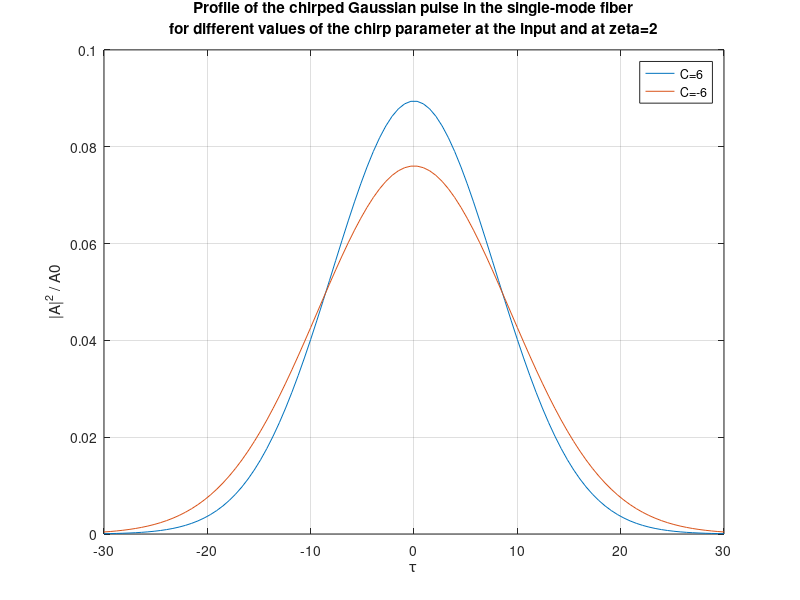
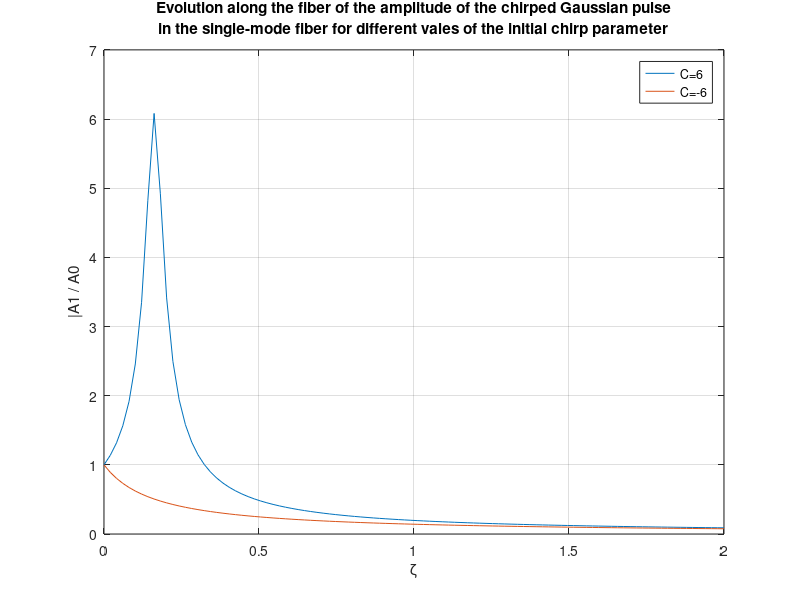
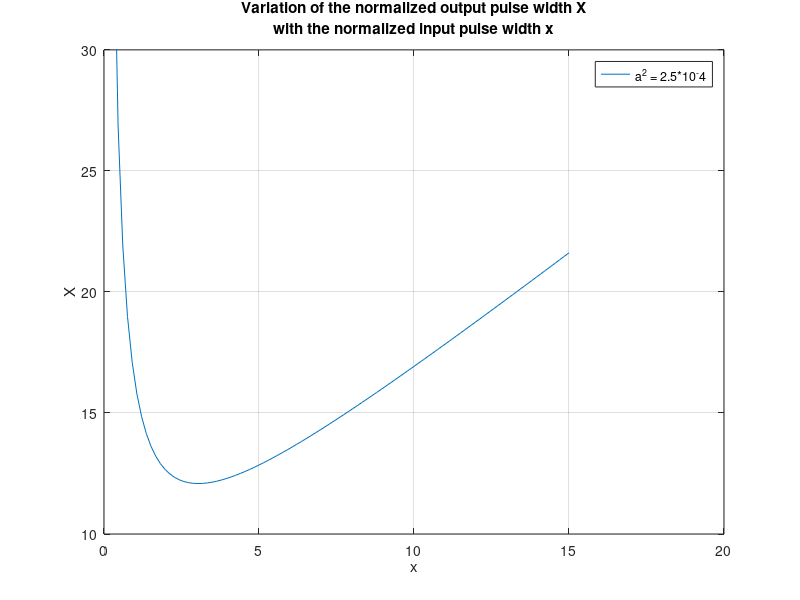
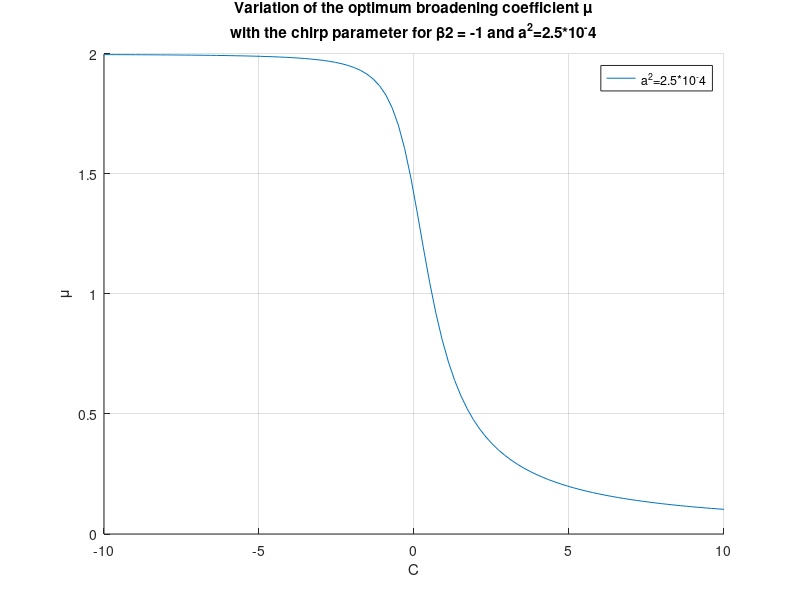

Here is the MATLAB script that generated these plots, in order:
% Parte 2 Projeto

% Ponto 1.1

zeta=2;

C=6;
eta6=((1-zeta*C).^2+zeta.^2).^0.5;

C=-6;
etamenos6=((1-zeta*C).^2+zeta.^2).^0.5;

tau=linspace(-30,30,100);
quociente1=(exp(-(tau/eta6).^2))/eta6;

figure()
plot(tau, quociente1)

grid on
hold all

quociente2=(exp(-(tau/etamenos6).^2))/etamenos6;

plot(tau, quociente2)
title({'Profile of the chirped Gaussian pulse in the single-mode fiber'; 'for different values of the chirp parameter at the input and at zeta=2'});
xlabel('\tau');
ylabel('|A|^2 / A0');
legend('C=6', 'C=-6');

% Ponto 1.2

zeta = linspace(0, 2, 100);
C=6;
quociente3 = 1./((1-zeta*C).^2+zeta.^2).^0.5;
C=-6;
quociente4 = 1./((1-zeta*C).^2+zeta.^2).^0.5;

figure()
plot(zeta, quociente3)


grid on
hold all

plot(zeta, quociente4)
title({'Evolution along the fiber of the amplitude of the chirped Gaussian pulse'; 'in the single-mode fiber for different vales of the initial chirp parameter'});
xlabel('\zeta');
ylabel('|A1 / A0');
legend('C=6', 'C=-6');


% Ponto 1.3

C=6;
eta6novo=((1-zeta*C).^2+zeta.^2).^0.5;
C16=C-(1+C.^2)*zeta;

C=-6;
etamenos6novo=((1-zeta*C).^2+zeta.^2).^0.5;
C1menos6=C-(1+C.^2)*zeta;

f = figure;
p = uipanel('Parent',f,'BorderType','none'); 
subplot(1,2,1,'Parent',p) 
plot(zeta,eta6novo)
grid on
hold all
plot(zeta,etamenos6novo)
title({'Evolution along the fiber, for \beta2 < 0, of the broadening coefficient'});
xlabel('\zeta');
ylabel('\eta');
legend('C=6', 'C=-6');
subplot(1,2,2,'Parent',p) 
plot(zeta, C16)
hold all
grid on
plot(zeta, C1menos6)
title({'Evolution along the fiber, for \beta2 < 0, of the the total chirp parameter'});
xlabel('\zeta');
ylabel('C1');
legend('C=6', 'C=-6');

% Ponto 2

C=-6;
L=40;
beta2=-1;
beta3=0.1;

p=0.25*(1+C.^2);
aquadrado=beta3.^2./(L*abs(beta2).^3);

xpequeno = linspace(0, 15, 100);
xgrande =  xpequeno - C + p*(1+aquadrado*p./(2*xpequeno))./xpequeno;

figure()
plot(xpequeno, xgrande)
ylim([10,30]);
grid on
title({'Variation of the normalized output pulse width X'; 'with the normalized input pulse width x'});
xlabel('x');
ylabel('X');
legend('a^2 = 2.5*10^-4');


% Ponto 3

C=linspace(-10,10,100);
p=0.25*(1+C.^2);

xzero=2.*((p/3).^0.5).*cos(acos(4.5.*aquadrado.*((p/3).^0.5))./3);
xgrande =  xzero - C + p.*(1+aquadrado.*p./(2.*xzero))./xzero;

mu = (xgrande./xzero).^0.5;

figure()
hold all
plot(C, mu)

grid on
title({'Variation of the optimum broadening coefficient \mu'; 'with the chirp parameter for \beta2 = -1 and a^2=2.5*10^-4'});
xlabel('C');
ylabel('\mu');
legend('a^2=2.5*10^-4');


% Ponto 4

T=50;
C=-6;
L=40;
beta2=-1;
beta3=0.1;

t=linspace(-250,250,1000);
A1 = sech(t/T).*exp(-1i.*C.*((t/T).^2)./2);
A2 = exp(-(1+i.*C).*((t/T).^8)./2);

f = figure;
p = uipanel('Parent',f,'BorderType','none'); 
subplot(1,2,1,'Parent',p) 
plot(t,A1)
grid on
hold all
subplot(1,2,2,'Parent',p) 
plot(t, A2)
%xlim(-30,30);
hold all
grid on